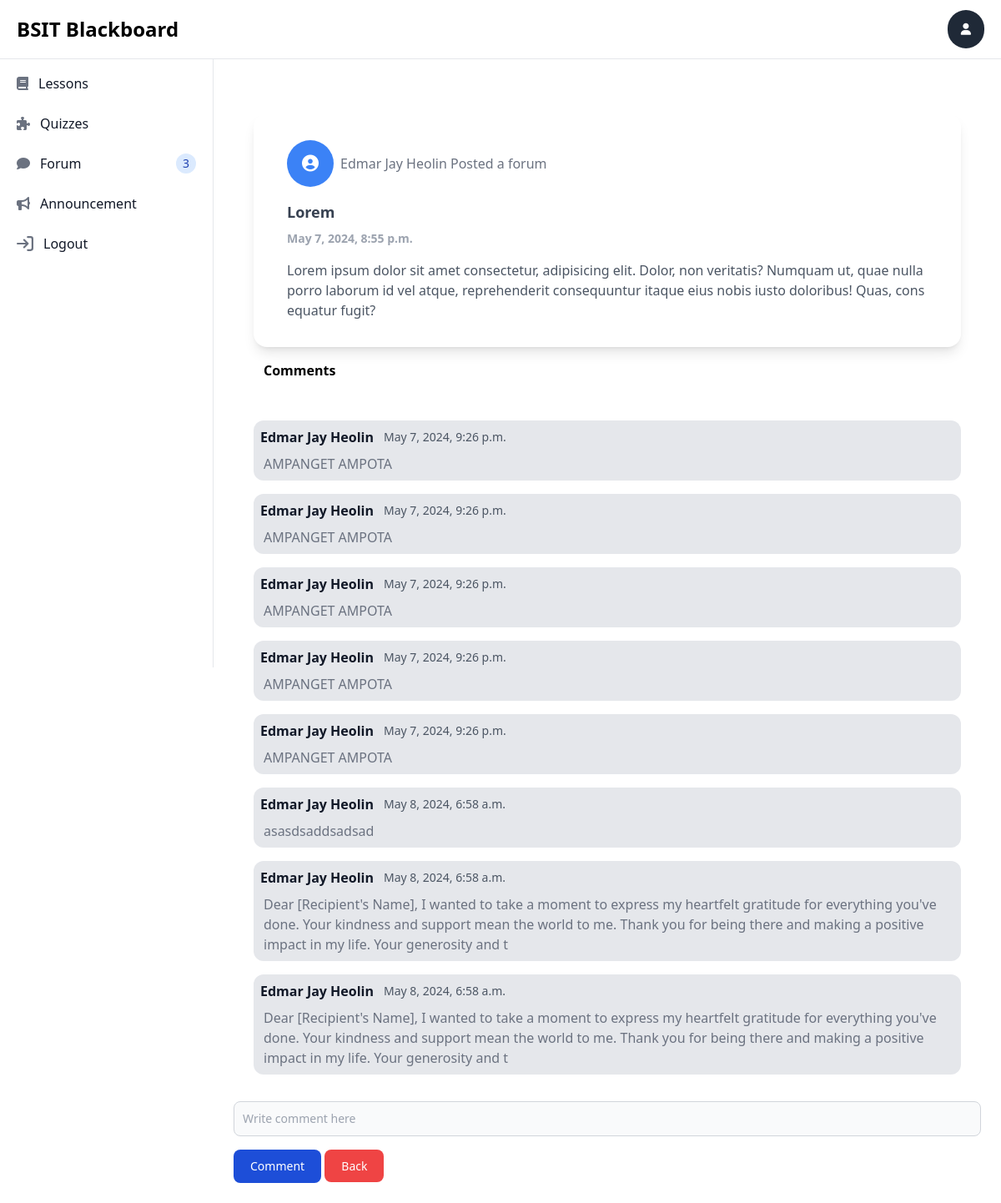
/forum_page?forum_id=1, run on the app's committed database.
### users/models.py (models this page shows)
class Forum(models.Model):
    title = models.CharField(max_length=10000)
    file = models.FileField(
        upload_to='media/announcement',
        validators=[
            FileExtensionValidator(allowed_extensions=['png', 'jpeg', 'jpg', 'pdf', 'word', 'ppt', 'xlsx', 'csv', 'gif'])
        ],
        null=True,  # Allow null values
        blank=True  # Also allow empty values (in forms)
    )
    upload_date = models.DateTimeField(default=now)
    description = models.TextField()
    uploader = models.ForeignKey(User, on_delete=models.CASCADE)

class Comments(models.Model):
    post = models.ForeignKey(Forum, on_delete=models.CASCADE)
    commentors = models.ForeignKey(User, on_delete=models.CASCADE)
    comment = models.TextField()
    comment_date = models.DateTimeField(default=now)

### users/views.py (the view)
# urls.py: path('forum_page', views.forum_page, name='forum_page'),
def forum_page(request):
    forums = Forum.objects.annotate(comment_count=Count('comments')).order_by('-upload_date')
    if request.method == 'POST':
        comment = request.POST['comment']
        post_id = request.POST['post']  # Retrieve the post ID
        forum = get_object_or_404(Forum, pk=post_id)
        new_comment = Comments.objects.create(comment=comment, commentors=request.user, post=forum)
        new_comment.save()
    forum_id = request.GET.get('forum_id')
    forum = Forum.objects.get(id=forum_id)
    comments = Comments.objects.filter(post=forum)
    context = {
        'forum': forum,
        'comments': comments,
    }
    return render(request, 'student/forumPost.html', context)

### users/templates/student/forumPost.html (shortened to what this page needs)
{% load static tailwind_tags %}
<!DOCTYPE html>
<html lang="en">
	<head>
		<link
			rel="stylesheet"
			href="https://cdnjs.cloudflare.com/ajax/libs/font-awesome/6.5.2/css/all.min.css" />
		<link
			href="https://cdnjs.cloudflare.com/ajax/libs/flowbite/2.3.0/flowbite.min.css"
			rel="stylesheet" />
		{% tailwind_css %}
	</head>
	<body>
		{% include 'includes/student_sidebar.html' %}
		<div class="p-2 sm:p-4 sm:ml-64 mt-24">
			<div class="">
				<div class="flex items-center justify-start">
					<div class="px-1 sm:px-8 py-1 sm:py-6">
						<div class="bg-white rounded-2xl px-10 py-8 shadow-lg hover:shadow-2xl transition duration-500">
							<div class="flex items-center">
								<div class="w-14 h-14 bg-blue-500 rounded-full flex items-center justify-center font-bold text-white">
									<i class="fa fa-user-circle text-xl" aria-hidden="true"></i>
								</div>
								<p class="ml-2 text-gray-500">{{forum.uploader.first_name}} Posted a forum</p>
							</div>
							<div class="mt-4">
								<h1
									data-modal-target="{{forum.id}}-modal"
									data-modal-toggle="{{forum.id}}-modal"
									class="text-lg text-gray-700 font-semibold hover:underline cursor-pointer">
									{{forum.title}}
								</h1>
								<p class="mt-2 text-sm font-semibold text-gray-400">{{forum.upload_date}}</p>
								<p class="mt-4 text-md text-gray-600 break-all">{{forum.description}}</p>
							</div>
						</div>
						<p class="ml-3 py-4 font-bold">Comments</p>
					</div>
				</div>
				<div>
					{% for comment in comments %}
					<div class="flex flex-col py-2 px-8">
						<div class="bg-gray-200 p-2 rounded-xl">
							<div class="flex justify-between items-center mb-2">
								<div class="flex items-center">
									<p class="inline-flex items-center mr-3 text-md text-gray-900 font-bold">
										{{comment.commentors.first_name}}
									</p>
									<p class="text-sm text-gray-600">{{comment.comment_date}}</p>
								</div>
							</div>
							<p class="text-gray-500 ml-1">{{comment.comment}}</p>
						</div>
					</div>
					{% endfor %}
				</div>
				<form
					class="space-y-4 p-2 bg-white py-2 sticky bottom-0 left-0"
					action="#"
					method="post"
					enctype="multipart/form-data">
					<div class="col-span-2">
						<input
							type="text"
							name="comment"
							id="title"
							class="bg-gray-50 border border-gray-300 text-gray-900 text-sm rounded-lg focus:ring-blue-500 focus:border-blue-500 block w-full p-2.5 placeholder-gray-400"
							placeholder="Write comment here"
							required />
					</div>
					<div>
						<button
							type="submit"
							class="w-lg text-white bg-blue-700 hover:bg-blue-800 focus:ring-4 focus:outline-none focus:ring-blue-300 font-medium rounded-lg text-sm px-5 py-2.5 text-center">
							Comment
						</button>
						<a
							href="{% url 'student_forum' %}"
							class="w-lg text-white bg-red-500 hover:bg-red-800 focus:ring-4 focus:outline-none focus:ring-red-300 font-medium rounded-lg text-sm px-5 py-2.5 text-center">
							Back
						</a>
					</div>
				</form>
			</div>
		</div>
	</body>
</html>

### users/templates/includes/student_sidebar.html (shortened to what this page needs)
<nav class="fixed top-0 z-50 w-full bg-white border-b border-gray-200">	<div class="px-3 py-3 lg:px-5 lg:pl-3">
		<div class="flex items-center justify-between">
			<div class="flex items-center justify-start rtl:justify-end">
				<a
					href="#"
					class="flex ms-2 md:me-24">
					<span class="self-center text-xl font-semibold sm:text-2xl whitespace-nowrap">BSIT Blackboard</span>
				</a>
			</div>
			<div class="flex items-center">
				<div class="flex items-center ms-3">
					<div>
						<button
							type="button"
							class="flex text-sm rounded-full focus:ring-4 focus:ring-gray-300"
							aria-expanded="false"
							data-dropdown-toggle="dropdown-user">
							<i
								class="fa fa-user bg-gray-800 text-white p-4 rounded-full"
								aria-hidden="true"></i>
						</button>
					</div>
				</div>
			</div>
		</div>
	</div>
</nav>
<aside
	id="logo-sidebar"
	class="fixed top-0 left-0 z-40 w-64 h-screen pt-20 transition-transform -translate-x-full bg-white border-r border-gray-200 sm:translate-x-0"
	aria-label="Sidebar">
	<div class="h-full px-3 pb-4 overflow-y-auto bg-white">
		<ul class="space-y-2 font-medium">
			<li>
				<a
					href="{% url 'student_lesson' %}"
					class="flex items-center p-2 text-gray-900 rounded-lg hover:bg-gray-100 group">
					<i class="fa fa-book text-gray-500 transition duration-75 group-hover:text-gray-900 group-hover" aria-hidden="true"></i>
					<span class="ms-3">Lessons</span>
				</a>
			</li>
			<li>
				<a
					href="{% url 'student_quizzes' %}"
					class="flex items-center p-2 text-gray-900 rounded-lg hover:bg-gray-100 group">
					<i class="fa fa-puzzle-piece text-gray-500 transition duration-75 group-hover:text-gray-900 group-hover" aria-hidden="true"></i>
					<span class="flex-1 ms-3 whitespace-nowrap">Quizzes</span>
				</a>
			</li>
			<li>
				<a
					href="{% url 'student_forum' %}"
					class="flex items-center p-2 text-gray-900 rounded-lg hover:bg-gray-100 group">
					<i class="fa fa-comment text-gray-500 transition duration-75 group-hover:text-gray-900 group-hover" aria-hidden="true"></i>
					<span class="flex-1 ms-3 whitespace-nowrap">Forum</span>
					<span
						class="inline-flex items-center justify-center w-3 h-3 p-3 ms-3 text-sm font-medium text-blue-800 bg-blue-100 rounded-full">
						3
					</span>
				</a>
			</li>
			<li>
				<a
					href="{% url 'student_announcement' %}"
					class="flex items-center p-2 text-gray-900 rounded-lg hover:bg-gray-100 group">
					<i class="fa fa-bullhorn text-gray-500 transition duration-75 group-hover:text-gray-900 group-hover" aria-hidden="true"></i>
					<span class="flex-1 ms-3 whitespace-nowrap">Announcement</span>
				</a>
			</li>
			<li>
				<a
					href="{% url 'logout' %}"
					class="flex items-center p-2 text-gray-900 rounded-lg hover:bg-gray-100 group">
					<span class="flex-1 ms-3 whitespace-nowrap">Logout</span>
				</a>
			</li>
		</ul>
	</div>
</aside>

### data on the page
Forum: uploader.first_name "Edmar Jay Heolin", title "Lorem", upload_date "May 7, 2024, 8:55 p.m.", description "Lorem ipsum dolor sit amet consectetur, adipisicing elit. Dolor, non veritatis? Numquam ut, quae nulla porro laborum id vel atque, reprehenderit consequuntur itaque eius nobis iusto doloribus! Quas, consequatur fugit?"
Comments: commentors.first_name "Edmar Jay Heolin", comment_date "May 7, 2024, 9:26 p.m.", comment "AMPANGET AMPOTA"
Comments: commentors.first_name "Edmar Jay Heolin", comment_date "May 7, 2024, 9:26 p.m.", comment "AMPANGET AMPOTA"
Comments: commentors.first_name "Edmar Jay Heolin", comment_date "May 7, 2024, 9:26 p.m.", comment "AMPANGET AMPOTA"
Comments: commentors.first_name "Edmar Jay Heolin", comment_date "May 7, 2024, 9:26 p.m.", comment "AMPANGET AMPOTA"
Comments: commentors.first_name "Edmar Jay Heolin", comment_date "May 7, 2024, 9:26 p.m.", comment "AMPANGET AMPOTA"
Comments: commentors.first_name "Edmar Jay Heolin", comment_date "May 8, 2024, 6:58 a.m.", comment "asasdsaddsadsad"
Comments: commentors.first_name "Edmar Jay Heolin", comment_date "May 8, 2024, 6:58 a.m.", comment "Dear [Recipient's Name], I wanted to take a moment to express my heartfelt gratitude for everything you've done. Your kindness and support mean the world to me. Thank you for being there and making a positive impact in my life. Your generosity and t"
Comments: commentors.first_name "Edmar Jay Heolin", comment_date "May 8, 2024, 6:58 a.m.", comment "Dear [Recipient's Name], I wanted to take a moment to express my heartfelt gratitude for everything you've done. Your kindness and support mean the world to me. Thank you for being there and making a positive impact in my life. Your generosity and t"
